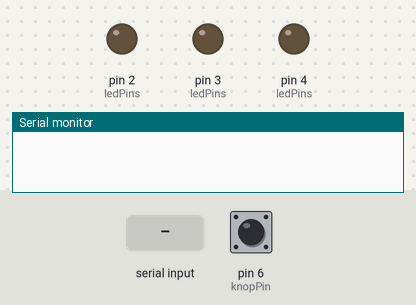
A sketch run on a simulated Arduino Uno, built with avr-gcc and run on an emulated ATmega328P. Shown: output pins drawn as LEDs (lit = HIGH), the last lines printed to the serial monitor. The test bench sets the inputs (shaded band); at power-on: pin 6 (knopPin) LOW.

Above: at 1.2 s.
1.3 s: byte 1 (1) received over Serial
At 2.4 s:
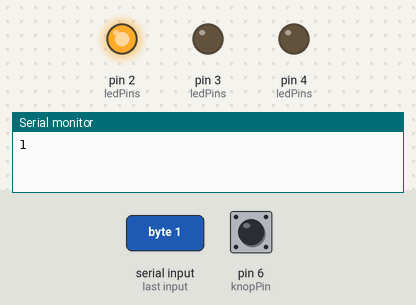
At 14.0 s:
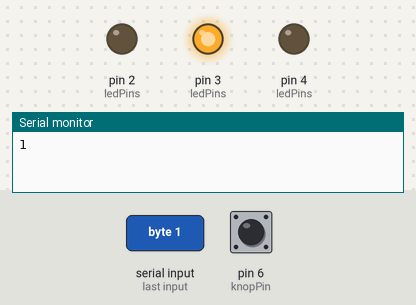
Timing chart, 0 to 20.8 s (numbered marks = the images above; inputs shaded):
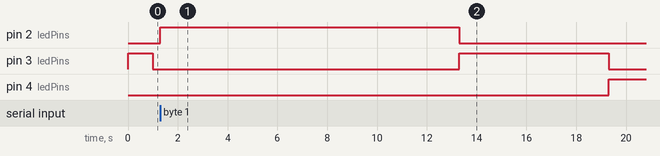

Measured:
- after the input at 1.3 s, pin 2 (ledPins): LOW → HIGH at once, → LOW 12.0 s later; pin 4 (ledPins): LOW → HIGH after 18.0 s

The sketch:

sketch_oct15a.ino
```cpp
unsigned long currentTime = 0; // huidige millis tijd
unsigned long lastTime = 0; // moment bluetooth signaal laats verzonden
boolean started = false; // hij wil direct beginnen omdat verlopen tijd aan het begin kleiner is dan 30 sec, dus zorgen dat hij pas begint bij signaal, en anders eerst knipperd

int ledPins[] = {2,3,4};
int ledStatus[] = {LOW, LOW, LOW};

const int knopPin = 6; // voor tinkercad testen

void setup() {
  Serial.begin(9600);

  // zet relais pinnen als output
  for (int i = ledPins[0]; i <= ledPins[2]; i++) {
    pinMode(i, OUTPUT);
  }
  pinMode(knopPin, INPUT); // voor tinkercad testen
}

void loop() {
  currentTime = millis();
  get_input();
  update_stoplicht();
}

// kijk of er een bluetooth signaal binnen komt
void get_input() {
  if (Serial.available()) {
    int value = Serial.read();
    Serial.print(value);
    if (value == 1) {
      lastTime = millis();
      started = true;
    }
  }

  // voor tinkercad testen
  if (digitalRead(knopPin) == HIGH) {
    lastTime = millis();
    started = true;
  }
}

void update_stoplicht() {
  int elapsed = currentTime - lastTime; // verlopen tijd sinds signaal
  if (started) {
    if (elapsed <= 12000) { // 12 sec rood
      set_led(2, HIGH);
    } else if (elapsed <= 18000) { // 6 sec oranje
      set_led(3, HIGH);
    } else if (elapsed <= 30000) { // 12 sec groen
      set_led(4, HIGH);
    } else {
      started = false;
    }
  } else {
    // default oranje knipperlicht
    if ((currentTime / 1000) % 2 == 0) { // als tijd gedeeld door 1 sec een even getal is, licht aan, anders uit
      set_led(3, HIGH);
    } else {
      set_led(3, LOW);
    }
  }
}

void set_led(int pin, int value) {
  // min eerste pin voor juiste index in array
  ledStatus[pin - ledPins[0]] = value;
  for (int i = ledPins[0]; i <= ledPins[2]; i++) {
    // zet alle andere relais uit, zodat er niet meerdere lichten tegelijk kunnen branden
    if (i != pin) {
      ledStatus[i - ledPins[0]] = LOW;
    }
    // geef relais waarde
    digitalWrite(i, ledStatus[i - ledPins[0]]);
  }
}
```
